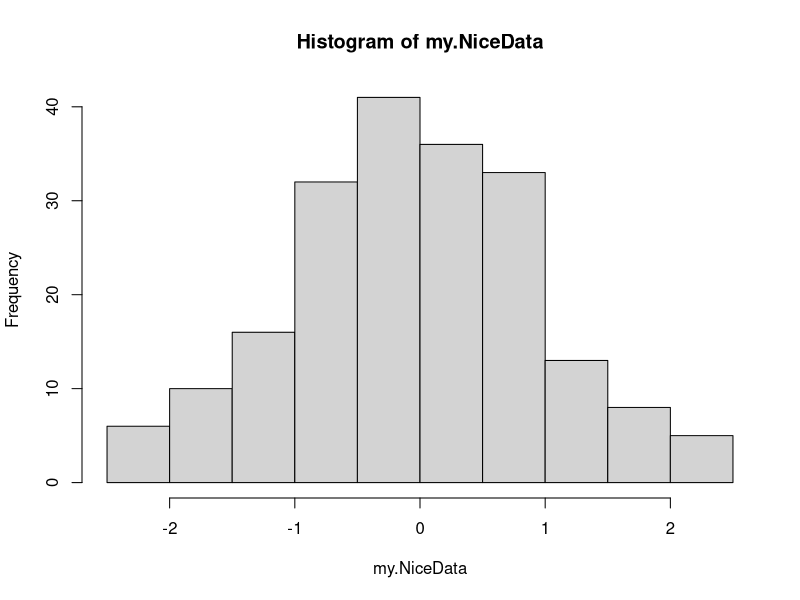
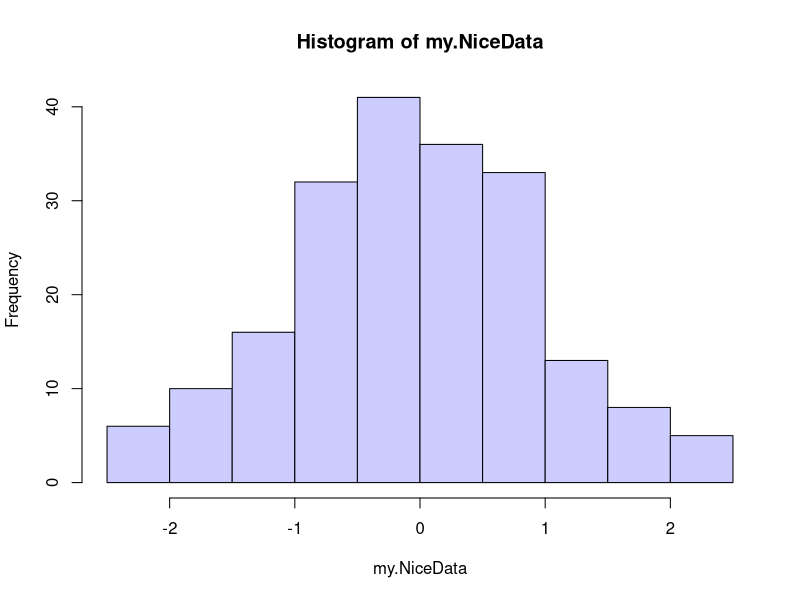
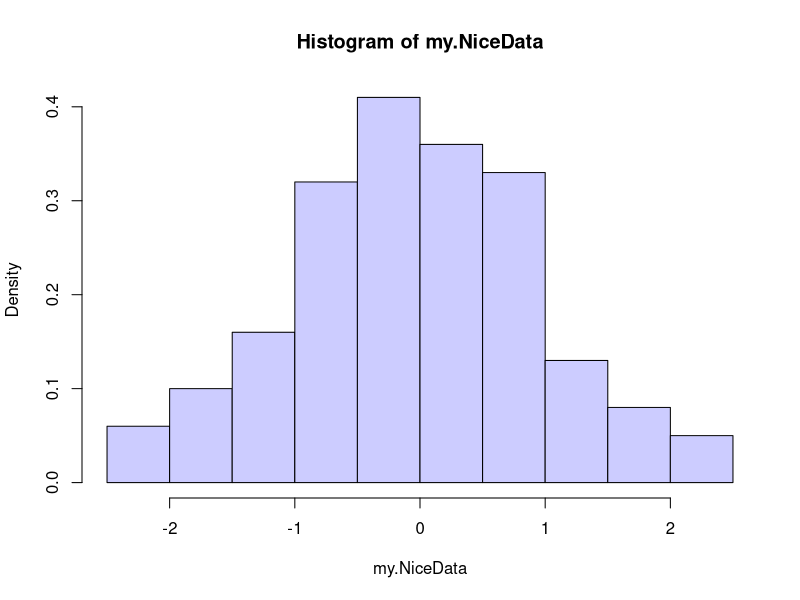
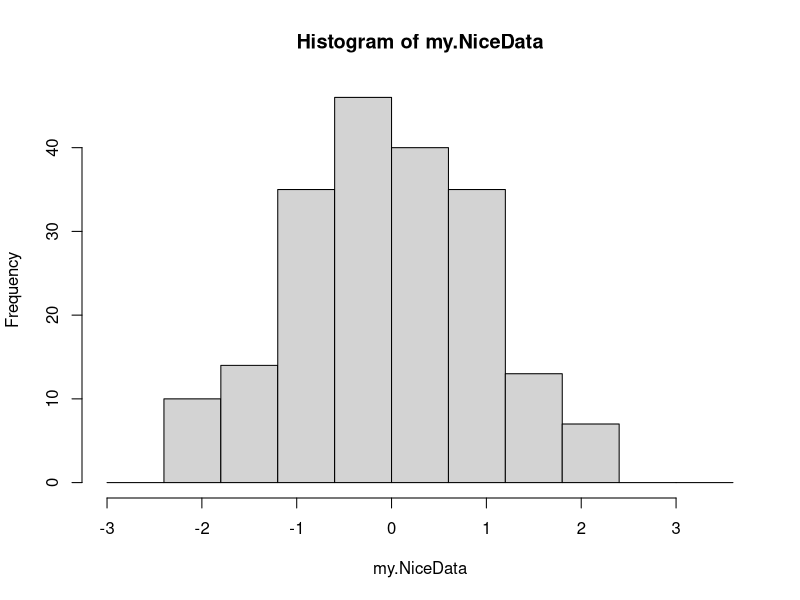
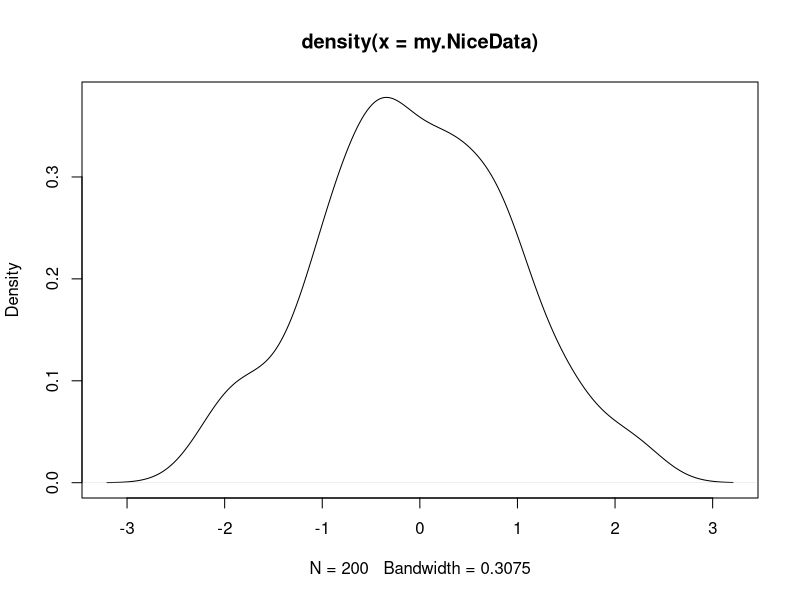
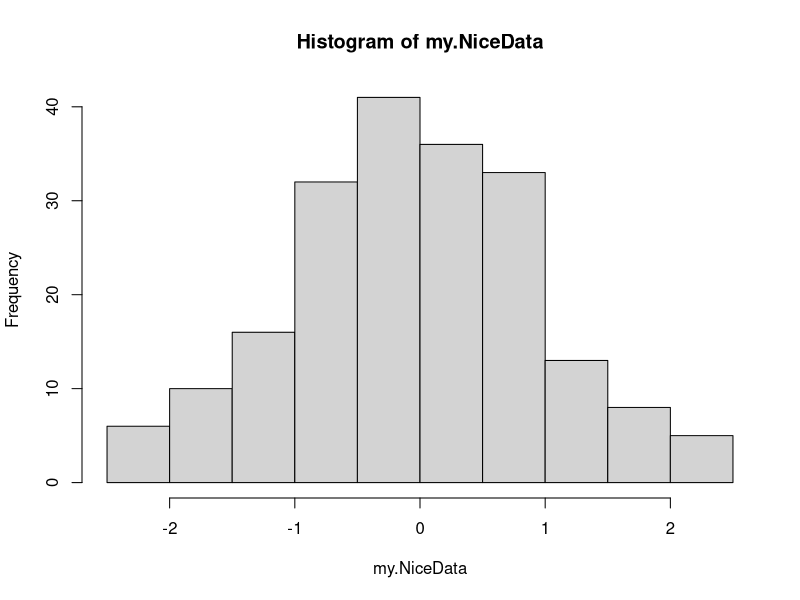

These figures' R source, in order:
# Created on 
# Course work: 
# @author: Vedha
# Source:
# https://github.com/kiat/R-Examples/blob/master/Module-1-Example-3.R


# Generate 200 random data points by using normal distribution function. (Default Values)
my.NiceData <- rnorm(200)

# Check the content of variable 
head(my.NiceData)

# Generate 200 random data points by using normal distribution function. Mean=0.8, SD=1
my.NiceData2 <- rnorm(200, mean=.8)

# See some data of this variable 
head(my.NiceData2)

# Draw a Histogram
hist(my.NiceData)

# Use 8 bins to plot a histogram
hist(my.NiceData, breaks=8, col="#CCCCFF")

# Instead of showing count, make area sum to 1, (freq=FALSE)
hist(my.NiceData, breaks=8, col="#CCCCFF", freq=FALSE)


# Create a variables for breaks and put breaks at every 0.6
# use seq function. read ?seq

boundaries <- seq(-3, 3.6, by=.6)

hist(my.NiceData, breaks=boundaries)


# Kernel density plot
plot(density(my.NiceData))

# str fucntion prints some good details about every object in R. 
utils::str(hist(my.NiceData))
